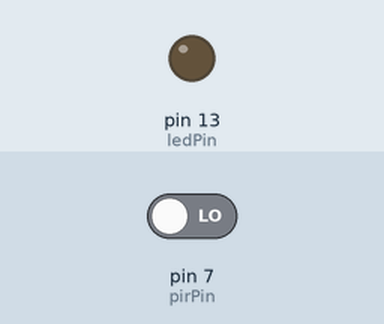
This sketch was run on a simulated Arduino Uno, built with avr-gcc and run on an emulated ATmega328P. Parts: output pins drawn as LEDs (lit = HIGH). The inputs (shaded band) are chosen by the test bench; at power-on: pin 7 (pirPin) LOW. What the sketch prints to the serial monitor is not drawn.

Above: at 1.2 s.
1.3 s: pin 7 (pirPin) driven HIGH
At 1.6 s:
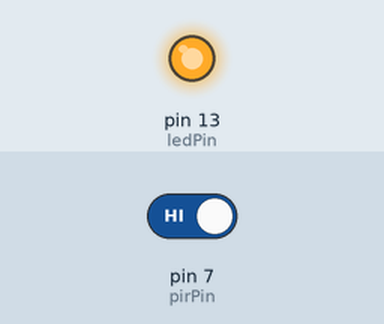
2.8 s: pin 7 (pirPin) driven LOW
At 4.0 s:
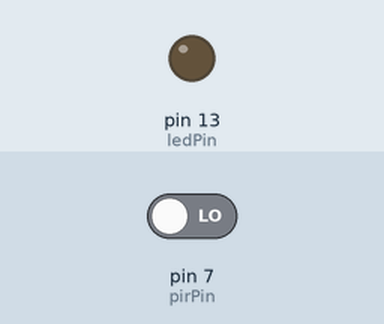
Timing chart, 0 to 5.8 s (numbered marks = the images above; inputs shaded):
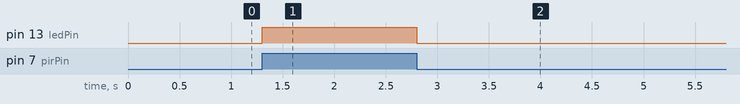

Measured:
- after the input at 1.3 s, pin 13 (ledPin): LOW → HIGH at once
- after the input at 2.8 s, pin 13 (ledPin): HIGH → LOW at once

The sketch:

HC-SR501.ino
```cpp
int ledPin = 13;  // LED on Pin 13 of Arduino
int pirPin = 7; // Input for HC-S501

int pirValue; // Place to store read PIR Value


void setup() {

  pinMode(ledPin, OUTPUT);
  pinMode(pirPin, INPUT);

  digitalWrite(ledPin, LOW);
  Serial.begin(9600);


}

void loop() {
  pirValue = digitalRead(pirPin);
  digitalWrite(ledPin, pirValue);
  Serial.print(pirValue);
}
```
